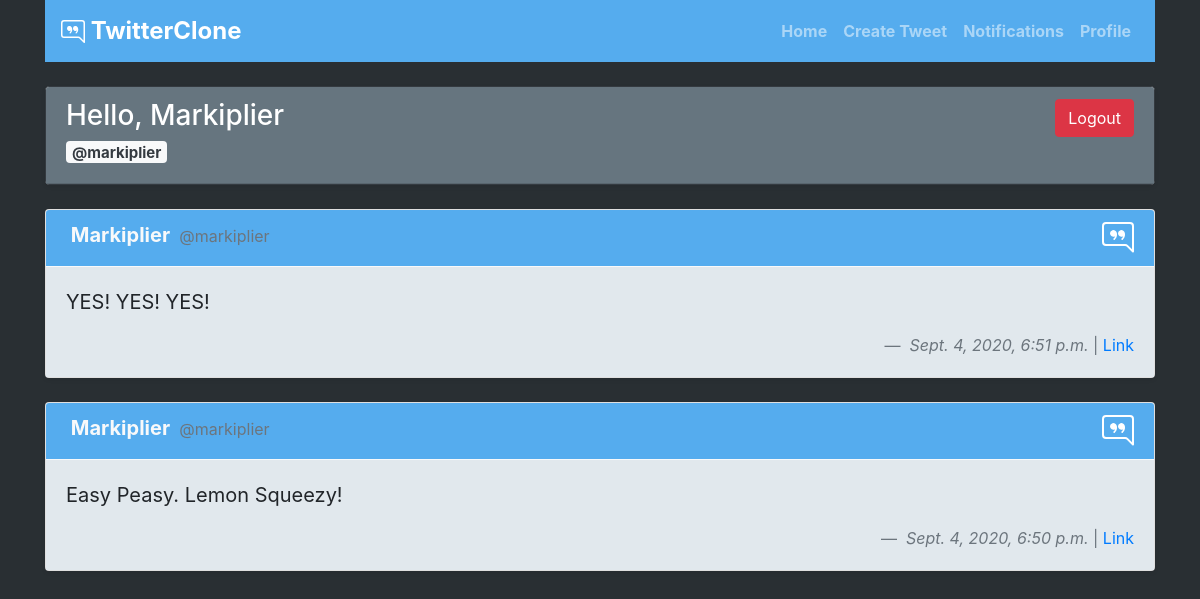
Page / (signed in) on the earlier database version.
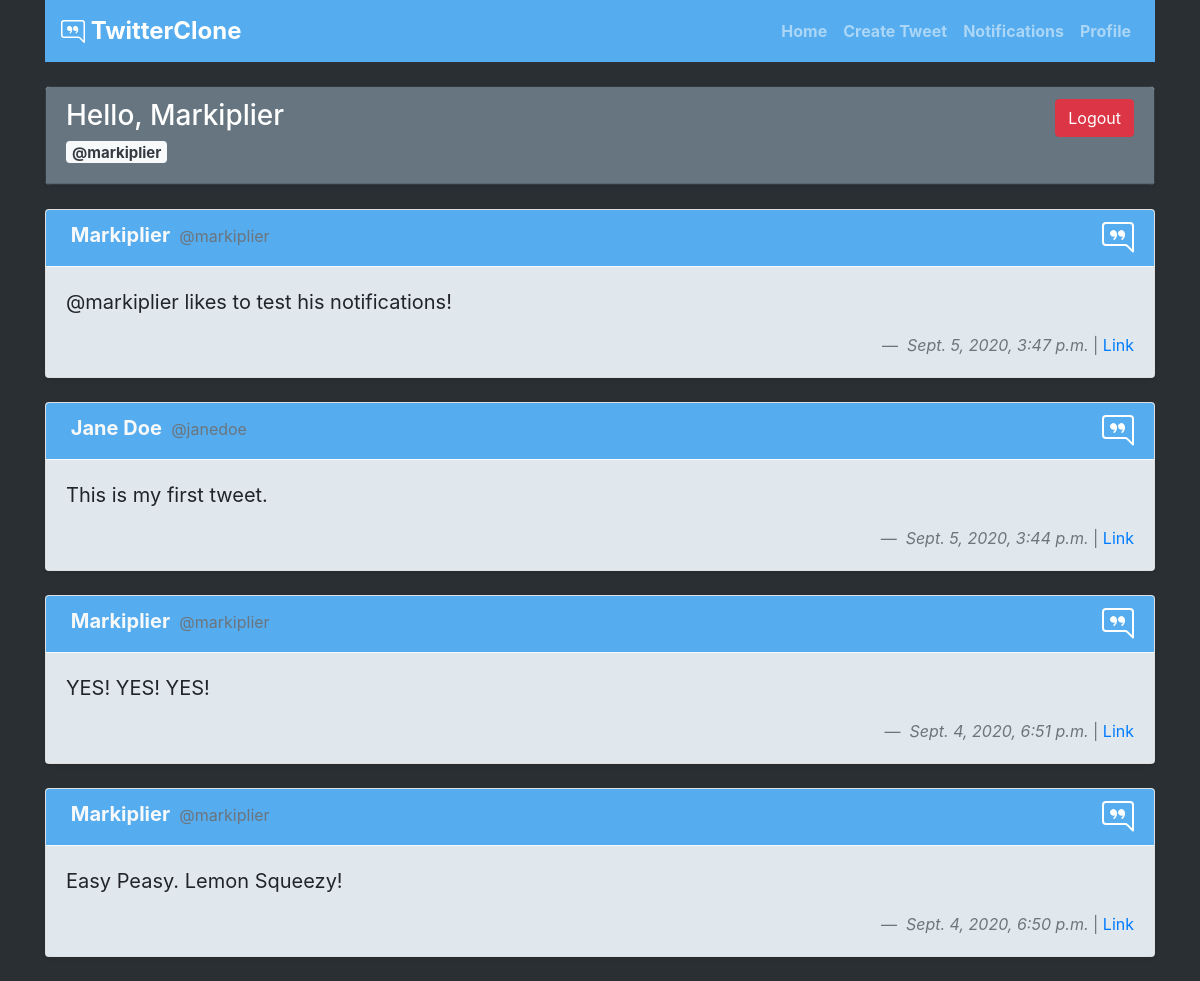
Same page on the later database version.
### tweet/models.py (models this page shows, shortened)
class Tweet(models.Model):
    tweet = models.CharField(max_length=140)
    time = models.DateTimeField(default=timezone.now)
    user = models.ForeignKey(TwitterUser, on_delete=models.CASCADE)

### twitteruser/models.py (models this page shows, shortened)
class TwitterUser(AbstractUser):
    display_name = models.CharField(max_length=100)
    bio = models.TextField(null=True, blank=True)
    following = models.ManyToManyField('self', symmetrical=False)

### tweet/views.py (the view)
# urls.py: path('', v.dashboard, name='dashboard'),
@login_required
def dashboard(request):
    user = Tweet.objects.filter(user=request.user)
    following = Tweet.objects.filter(user__in=request.user.following.all())
    notifications = views.notification_count_view(request)
    feed = user | following
    feed = feed.order_by('-time')
    return render(request, 'dashboard.html', {'feed': feed, 'notifications': notifications})

### notifications/views.py (called while the page is built)
def notification_count_view(request):
    if request.user.is_authenticated:
        notifications = Notification.objects.filter(mentioned=request.user)
        notification_count = 0
        for notification in notifications:
            if notification.mark_as_read == False:
                notification_count += 1
    else:
        notification_count = 0
    return notification_count

### templates/dashboard.html (shortened to what this page needs)
{% extends 'base.html' %} {% block content %}
<br />
<div class="card shadow-sm border-dark">
  <div class="card-header text-dark" style="background-color: #66757f">
    <a class="btn btn-danger float-right" href="/logout/" role="button"
      >Logout</a
    >
    <h3 class="card-title text-white">Hello, {{user.display_name}}</h3>
    <h5 class="card-subtitle mb-2 text-muted">
      <span class="badge badge-light"
        ><a href="/profile/{{user.username}}/" class="text-dark"
          >@{{user.username}}</a
        ></span
      >
    </h5>
  </div>
</div>
<br />
{% if not feed %}
<div class="container">
  <p>
    It looks like you don't have any tweets yet. How about finding some users to
    follow or <a href="/create/">send a tweet</a> yourself!
  </p>
</div>
{% else %} {% for tweet in feed %}
<div class="card shadow-sm">
  <div
    class="card-header text-white border-light"
    style="background-color: #55acee"
  >
    <span class="badge badge-inherit text-light"
      ><a
        href="/profile/{{tweet.user.username}}/"
        style="color: inherit; font-weight: bold; font-size: 20px"
        >{{tweet.user.display_name}}</a
      ></span
    >
    <span class="text-muted" style="color: #66757f"
      ><a href="/profile/{{tweet.user.username}}/" style="color: inherit"
        >@{{tweet.user.username}}</a
      ></span
    >
  </div>
  <div class="card-body" style="background-color: #e1e8ed">
    <blockquote class="blockquote mb-0">
      <p>{{ tweet.tweet }}</p>
      <footer class="blockquote-footer float-right">
        <cite>{{tweet.time}}</cite> | <a href="/tweet/{{tweet.id}}/">Link</a>
      </footer>
    </blockquote>
  </div>
</div>
<br />
{% endfor %} {% endif %} {% endblock %}

Differences in the rows shown:
added Tweet: user.display_name "Markiplier", user.username "markiplier", tweet "@markiplier likes to test his notifications!", time "Sept. 5, 2020, 3:47 p.m."
added Tweet: user.display_name "Jane Doe", user.username "janedoe", tweet "This is my first tweet.", time "Sept. 5, 2020, 3:44 p.m."
